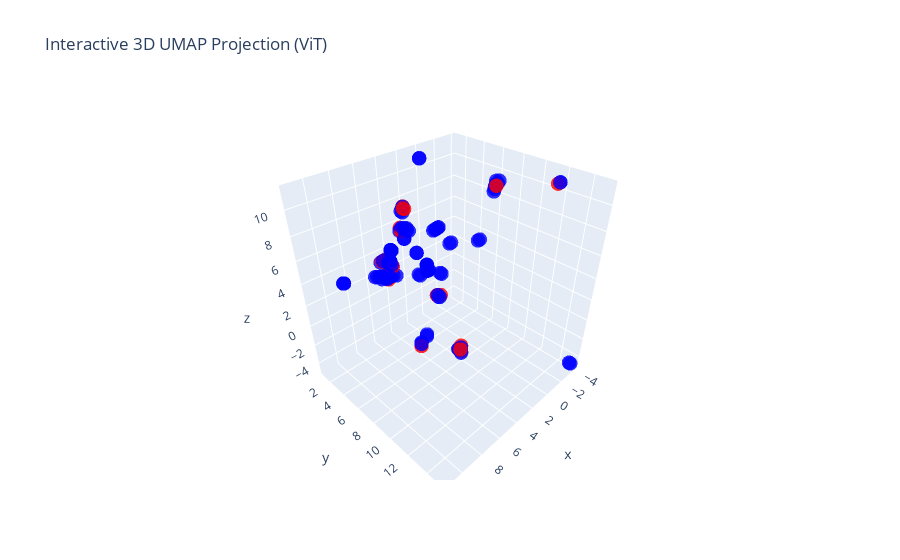

The cell this chart's notebook holds for it:
### Code cell
fig = go.Figure(data=[go.Scatter3d(
    x=results_vit[:, 0], y=results_vit[:, 1], z=results_vit[:, 2],
    mode='markers',
    marker=dict(size=5, color=colors_vit, opacity=0.8)
)])

fig.update_layout(
    title="Interactive 3D UMAP Projection (ViT)",
)

fig.show()

### Figure 1 — Plotly figure (JSON) as saved in the notebook; plotly's stock layout.template omitted (floating-point values rounded to 4 significant figures; data arrays with more than 128 entries replaced by an {"elided": "..."} marker saying what was removed)
{"data": [{"marker": {"color": {"elided": "135 str values"}, "opacity": 0.8, "size": 5}, "mode": "markers", "type": "scatter3d", "x": {"elided": "135 float values"}, "y": {"elided": "135 float values"}, "z": {"elided": "135 float values"}}], "layout": {"title": {"text": "Interactive 3D UMAP Projection (ViT)"}}}
